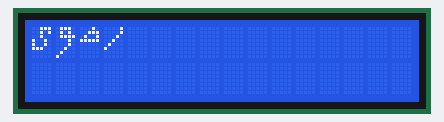
A program run on a simulated ATmega32, built with avr-gcc and emulated at 8 MHz (the files do not name the chip). Shown: 16×2 character LCD. Wiring (inferred from the names in the program): character LCD (HD44780): RS PB0; R/W PB1; E PB2; data PA0, PA1, PA2, PA3, PA4, PA5, PA6, PA7.

Above: at 0.2 s.
At 3.0 s:
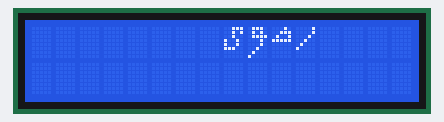
At 10.0 s:
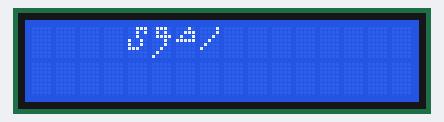
At 19.2 s:
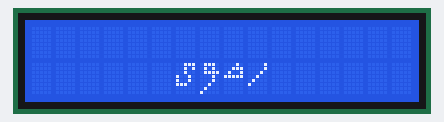
At 29.1 s:
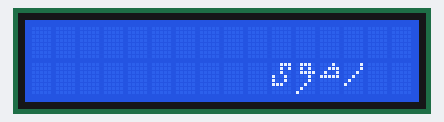
At 38.9 s:
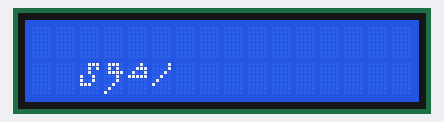

Measured:
- what the display in image 0 shows lasts 0.7 s, from 0.1 s to 0.8 s

The program:

main.c
```c
/*
 * main.c
 *
 *  Created on: Aug 15, 2021
 *      Author: Radwa
 */
#include "../LIB/STD_TYPES.h"
#include "../LIB/BIT_MATH.h"
#define F_CPU 8000000
#include "avr/delay.h"

#include"DIO_interface.h"
#include"LCD_interface.h"

int main()
{
	DIO_voidSetPortDirection(DIO_u8PORT_A,DIO_u8PORTOUTPUT);

	DIO_voidSetPinDirection(DIO_u8PORT_B,DIO_u8PIN_0,DIO_u8OUTPUT);
	DIO_voidSetPinDirection(DIO_u8PORT_B,DIO_u8PIN_1,DIO_u8OUTPUT);
	DIO_voidSetPinDirection(DIO_u8PORT_B,DIO_u8PIN_2,DIO_u8OUTPUT);

	LCD_voidInit();
	u8 i,j;

	u8 ARR1[4][8]={{
						    0b00000001,
						    0b00000001,
						    0b00000010,
							0b00000100,
							0b00001000,
							0b00010000,
							0b00100000
				        },{
				           0b00000010,
						   0b00000111,
						   0b00001001,
						   0b00011111
			           	},{
			           	   0b00001110,
						   0b00001010,
						   0b00001111,
						   0b00000010,
						   0b00000010,
						   0b00000100,
						   0b00001000,
						   0b00010000
				        },{
				           0b00000111,
						   0b00000101,
						   0b00100100,
						   0b00010010,
						   0b00010010,
						   0b00011100
				        }};
			u8 ARR2[4][8]={{0}};

	while(1)
	{

		for(i=0;i<10;i+=4)
		{
			for(j=0;j<2;j++)
			{
			      LCD_voidWriteSpecialCharacter(ARR1[0],1,j,i+3+2*j);
				  LCD_voidWriteSpecialCharacter(ARR1[1],2,j,i+2+2*j);
				  LCD_voidWriteSpecialCharacter(ARR1[2],3,j,i+1+2*j);
				  LCD_voidWriteSpecialCharacter(ARR1[3],4,j,i+2*j);
				  _delay_ms(500);
				  LCD_voidWriteSpecialCharacter(ARR2[0],5,j,i+3+2*j);
				  LCD_voidWriteSpecialCharacter(ARR2[1],6,j,i+2+2*j);
				  LCD_voidWriteSpecialCharacter(ARR2[2],7,j,i+1+2*j);
				  LCD_voidWriteSpecialCharacter(ARR2[3],8,j,i+2*j);
			}
			if(i==10)
			{
				i=0;
			}
		}
	}
}
```

LCD_config.h
```c
/*
 * LCD_config.h
 *
 *  Created on: Aug 15, 2021
 *      Author: Radwa
 */

#ifndef LCD_CONFIG_H_
#define LCD_CONFIG_H_


#define LCD_DATA        DIO_u8PORT_A
#define LCD_CTRL_PORT   DIO_u8PORT_B
#define LCD_RS_PIN      DIO_u8PIN_0
#define LCD_RW_PIN      DIO_u8PIN_1
#define LCD_E_PIN       DIO_u8PIN_2


#endif /* LCD_CONFIG_H_ */
```

LCD_interface.h
```c
/*
 * LCD_interface.h
 *
 *  Created on: Aug 15, 2021
 *      Author: Radwa
 */

#ifndef LCD_INTERFACE_H_
#define LCD_INTERFACE_H_

void LCD_voidSendCommand(u8 Copy_u8Command);
void LCD_voidSendData(u8 Copy_u8Data);
void LCD_voidInit(void);
void LCD_voidSendString(const char* Copy_pcString);
void LCD_voidCursor(u8 Copy_u8XPos,u8 Copy_u8YPos);
void LCD_voidWriteSpecialCharacter(u8* Copy_u8Pattern,u8 Copy_u8PatternNumber,u8 Copy_u8Xpos,u8 Copy_u8Ypos);
#endif /* LCD_INTERFACE_H_ */
```

LCD_program.c
```c
/*
 * LCD_program.c

 *
 *  Created on: Aug 15, 2021
 *      Author: Radwa
 */

#include "../LIB/STD_TYPES.h"
#include "../LIB/BIT_MATH.h"
#define F_CPU 8000000
#include "avr/delay.h"

#include"DIO_interface.h"

#include"LCD_config.h"
#include"LCD_interface.h"

void LCD_voidSendCommand(u8 Copy_u8Command)
{
	/*1:set RS with low to be command*/
	   DIO_voidSetPinValue(LCD_CTRL_PORT,LCD_RS_PIN,DIO_u8LOW);

	/*2:set Rw with low to write*/
	   DIO_voidSetPinValue(LCD_CTRL_PORT,LCD_RW_PIN,DIO_u8LOW);

	/*3:set command to data pins*/
	   DIO_voidSetPortValue(LCD_DATA,Copy_u8Command);

	/*4:Send enable pulse*/
	   DIO_voidSetPinValue(LCD_CTRL_PORT,LCD_E_PIN,DIO_u8HIGH);

	_delay_ms(2);
	   DIO_voidSetPinValue(LCD_CTRL_PORT,LCD_E_PIN,DIO_u8LOW);
}


void LCD_voidSendData(u8 Copy_u8Data)
{
	/*1:set RS with high to be data*/
		DIO_voidSetPinValue(LCD_CTRL_PORT,LCD_RS_PIN,DIO_u8HIGH);

	/*2:set Rw with low to write*/
		DIO_voidSetPinValue(LCD_CTRL_PORT,LCD_RW_PIN,DIO_u8LOW);

	/*3:set data to data pins*/
		DIO_voidSetPortValue(LCD_DATA,Copy_u8Data);

	/*4:Send enable pulse*/
		DIO_voidSetPinValue(LCD_CTRL_PORT,LCD_E_PIN,DIO_u8HIGH);

	_delay_ms(2);
		DIO_voidSetPinValue(LCD_CTRL_PORT,LCD_E_PIN,DIO_u8LOW);
}


void LCD_voidInit(void)
{
	/*1: wait 30ms*/
	   _delay_ms(30);

    /*2:Function set command: 2lines,5*8fontsize*/
	   LCD_voidSendCommand(0b00111000);

	/*3:For display on courser off and blank off*/
	   LCD_voidSendCommand(0b00001100);

	/*clear command*/
	   LCD_voidSendCommand(1);
}

void LCD_voidSendString(const char* Copy_pcString)
{
	u8 Local_u8Counter=0;
	while(Copy_pcString[Local_u8Counter]!='\0')
	{
		LCD_voidSendData(Copy_pcString[Local_u8Counter]);
		Local_u8Counter++;
	}

}

void LCD_voidCursor(u8 Copy_u8XPos,u8 Copy_u8YPos)
{
	if(((Copy_u8XPos ==0) | (Copy_u8XPos ==1)) & ((Copy_u8XPos >= 0x00) | (Copy_u8XPos <= 0x0f)))
	{
	   u8 Local_u8Address;
	   if(Copy_u8XPos==0)
	   {
	      Local_u8Address=Copy_u8YPos;
	   }
	   else if(Copy_u8XPos==1)
	   {
		  Local_u8Address=0x40 + Copy_u8YPos;
	   }
	   LCD_voidSendCommand(Local_u8Address | 0x80);
	}
	else{/*Nothing*/}
}


void LCD_voidWriteSpecialCharacter(u8* Copy_u8Pattern,u8 Copy_u8PatternNumber,u8 Copy_u8Xpos,u8 Copy_u8Ypos)
{
	//8*5 Location
	u8 Local_u8CopyCounter;

	/*1:start address of location of GCRAM*/
	u8 Local_u8CGRAMaddress = (Copy_u8PatternNumber*8);

	/*2:Send command to CGRAM instead of DDRAM*/
	LCD_voidSendCommand(Local_u8CGRAMaddress + 64);

	/*3:STORE /WRITE in certain location in CGRAM*/
	for(Local_u8CopyCounter=0; Local_u8CopyCounter<8 ;Local_u8CopyCounter++)
	{
	  LCD_voidSendData(Copy_u8Pattern[Local_u8CopyCounter]);
	}

	/*4:DISPLAY in LCD*/
	LCD_voidCursor(Copy_u8Xpos,Copy_u8Ypos);

	/*5:DISPLAT the pattern in the location received*/
	LCD_voidSendData(Copy_u8PatternNumber);
}
```

BIT_MATH.h
```c
#define SET_BIT(Reg,Bit)                 ( (Reg) |=  ( (1) << (Bit) )  )
#define CLR_BIT(Reg,Bit)                 ( (Reg) &= ~( (1) << (Bit) )  )
#define TGL_BIT(Reg,Bit)                 ( (Reg) ^=  ( (1) << (Bit) )  )
#define GET_BIT(Reg,Bit)                 ( (Reg) >>   (Bit) & ( 1  )  )
```

STD_TYPES.h
```c
typedef unsigned char u8;
typedef unsigned short int u16;
typedef unsigned long int u32;
typedef signed char s8;
typedef signed short int s16;
typedef signed long int s32;
typedef float f32;
typedef double f64;

	
```

DIO_interface.h
```c
/*
 * DIO_interface.h
 *
 *  Created on: Aug 12, 2021
 *      Author: Radwa
 */

#ifndef DIO_INTERFACE_H_
#define DIO_INTERFACE_H_

/*port define*/
#define DIO_u8PORT_A      0
#define DIO_u8PORT_B      1
#define DIO_u8PORT_C      2
#define DIO_u8PORT_D      3

/*PINS DEFINE*/
#define DIO_u8PIN_0      0
#define DIO_u8PIN_1      1
#define DIO_u8PIN_2      2
#define DIO_u8PIN_3      3
#define DIO_u8PIN_4      4
#define DIO_u8PIN_5      5
#define DIO_u8PIN_6      6
#define DIO_u8PIN_7      7

/*PIN VALUE*/
#define DIO_u8HIGH        1
#define DIO_u8LOW         0

/*PIN DIRECTION*/
#define DIO_u8OUTPUT      1
#define DIO_u8INPUT       0

/*Port Direction*/
#define DIO_u8PORTOUTPUT   0xff
#define DIO_u8PORTINPUT    0x00

/*IO PINS*/
void DIO_voidSetPinDirection(u8 Copy_u8PortId,u8 Copy_u8PinId,u8 Copy_u8PinDir);
void DIO_voidSetPinValue(u8 Copy_u8PortId,u8 Copy_u8PinId,u8 Copy_u8PinVal);
u8 DIO_u8GetPinValue(u8 Copy_u8PortId,u8 Copy_u8PinId);

/*PORT PINS*/
void DIO_voidSetPortDirection(u8 Copy_u8PortId,u8 Copy_u8PinDir);
void DIO_voidSetPortValue(u8 Copy_u8PortId,u8 Copy_u8PinVal);

#endif /* DIO_INTERFACE_H_ */
```

DIO_program.c
```c
/*
 * DIO_programm.c
 *
 *  Created on: Aug 12, 2021
 *      Author: Radwa
 */
#include "../LIB/STD_TYPES.h"
#include "../LIB/BIT_MATH.h"

#include"DIO_interface.h"
#include"DIO_reg.h"


void DIO_voidSetPinDirection(u8 Copy_u8PortId,u8 Copy_u8PinId,u8 Copy_u8PinDir)
{
	if((Copy_u8PortId <= DIO_u8PORT_D) && (Copy_u8PinId <= DIO_u8PIN_7))
	{

	    if(Copy_u8PinDir == DIO_u8OUTPUT)
	    {
	       switch(Copy_u8PortId)
	       {
	         case DIO_u8PORT_A:  SET_BIT(DDRA,Copy_u8PinId); break;
	         case DIO_u8PORT_B:  SET_BIT(DDRB,Copy_u8PinId); break;
	         case DIO_u8PORT_C:  SET_BIT(DDRC,Copy_u8PinId); break;
             case DIO_u8PORT_D:  SET_BIT(DDRD,Copy_u8PinId); break;
	       }
	}
	   else if(Copy_u8PinDir == DIO_u8INPUT)
	    {
		   switch(Copy_u8PortId)
	       {
		      case DIO_u8PORT_A:  CLR_BIT(DDRA,Copy_u8PinId); break;
	          case DIO_u8PORT_B:  CLR_BIT(DDRB,Copy_u8PinId); break;
	          case DIO_u8PORT_C:  CLR_BIT(DDRC,Copy_u8PinId); break;
		      case DIO_u8PORT_D:  CLR_BIT(DDRD,Copy_u8PinId); break;
		   }
	    }
	    else{/*Nothing*/}
	}
}


void DIO_voidSetPinValue(u8 Copy_u8PortId,u8 Copy_u8PinId,u8 Copy_u8PinVal)
{
	if((Copy_u8PortId <= DIO_u8PORT_D) && (Copy_u8PinId <= DIO_u8PIN_7))
		{

		    if(Copy_u8PinVal == DIO_u8HIGH)
		    {
		       switch(Copy_u8PortId)
		       {
		         case DIO_u8PORT_A:  SET_BIT(PORTA,Copy_u8PinId); break;
		         case DIO_u8PORT_B:  SET_BIT(PORTB,Copy_u8PinId); break;
		         case DIO_u8PORT_C:  SET_BIT(PORTC,Copy_u8PinId); break;
	             case DIO_u8PORT_D:  SET_BIT(PORTD,Copy_u8PinId); break;
		       }
		}
		   else if(Copy_u8PinVal == DIO_u8LOW)
		    {
			   switch(Copy_u8PortId)
		       {
			      case DIO_u8PORT_A:  CLR_BIT(PORTA,Copy_u8PinId); break;
		          case DIO_u8PORT_B:  CLR_BIT(PORTB,Copy_u8PinId); break;
		          case DIO_u8PORT_C:  CLR_BIT(PORTC,Copy_u8PinId); break;
			      case DIO_u8PORT_D:  CLR_BIT(PORTD,Copy_u8PinId); break;
			   }
		    }
		    else{/*Nothing*/}
		}
}


u8 DIO_u8GetPinValue(u8 Copy_u8PortId,u8 Copy_u8PinId)
{
	u8 Local_u8ReadPinVal;
	if((Copy_u8PortId <= DIO_u8PORT_D) && (Copy_u8PinId <= DIO_u8PIN_7))
			{
			    switch(Copy_u8PortId)
			     {
			         case DIO_u8PORT_A: Local_u8ReadPinVal= GET_BIT(PINA,Copy_u8PinId); break;
			         case DIO_u8PORT_B: Local_u8ReadPinVal= GET_BIT(PINB,Copy_u8PinId); break;
			         case DIO_u8PORT_C: Local_u8ReadPinVal= GET_BIT(PINC,Copy_u8PinId); break;
		             case DIO_u8PORT_D: Local_u8ReadPinVal= GET_BIT(PIND,Copy_u8PinId); break;
			     }
			}
	else
	{
		Local_u8ReadPinVal=0xff;
	}
	return Local_u8ReadPinVal;
}

/***************************************************************************/

void DIO_voidSetPortDirection(u8 Copy_u8PortId,u8 Copy_u8PinDir)
{

	       switch(Copy_u8PortId)
	       {
	         case DIO_u8PORT_A:  DDRA=Copy_u8PinDir; break;
	         case DIO_u8PORT_B:  DDRB=Copy_u8PinDir; break;
	         case DIO_u8PORT_C:  DDRC=Copy_u8PinDir; break;
             case DIO_u8PORT_D:  DDRD=Copy_u8PinDir; break;
             default: /*wrong port*/ break;
	       }


}


void DIO_voidSetPortValue(u8 Copy_u8PortId,u8 Copy_u8PinVal)
{
		       switch(Copy_u8PortId)
		       {
		         case DIO_u8PORT_A:  PORTA=Copy_u8PinVal; break;
		         case DIO_u8PORT_B:  PORTB=Copy_u8PinVal; break;
		         case DIO_u8PORT_C:  PORTC=Copy_u8PinVal; break;
	             case DIO_u8PORT_D:  PORTD=Copy_u8PinVal; break;
	             default: /*wrong port*/ break;
		       }
}
```

DIO_reg.h
```c
/*
 * DIO_reg.h
 *
 *  Created on: Aug 12, 2021
 *      Author: Radwa
 */

#ifndef DIO_REG_H_
#define DIO_REG_H_

#define PORTA       *((volatile u8*)0x3B)
#define DDRA        *((volatile u8*)0x3A)
#define PINA        *((volatile u8*)0x39)

#define PORTB       *((volatile u8*)0x38)
#define DDRB        *((volatile u8*)0x37)
#define PINB        *((volatile u8*)0x36)

#define PORTC       *((volatile u8*)0x35)
#define DDRC        *((volatile u8*)0x34)
#define PINC        *((volatile u8*)0x33)


#define PORTD       *((volatile u8*)0x32)
#define DDRD        *((volatile u8*)0x31)
#define PIND        *((volatile u8*)0x30)

#endif /* DIO_REG_H_ */
```
